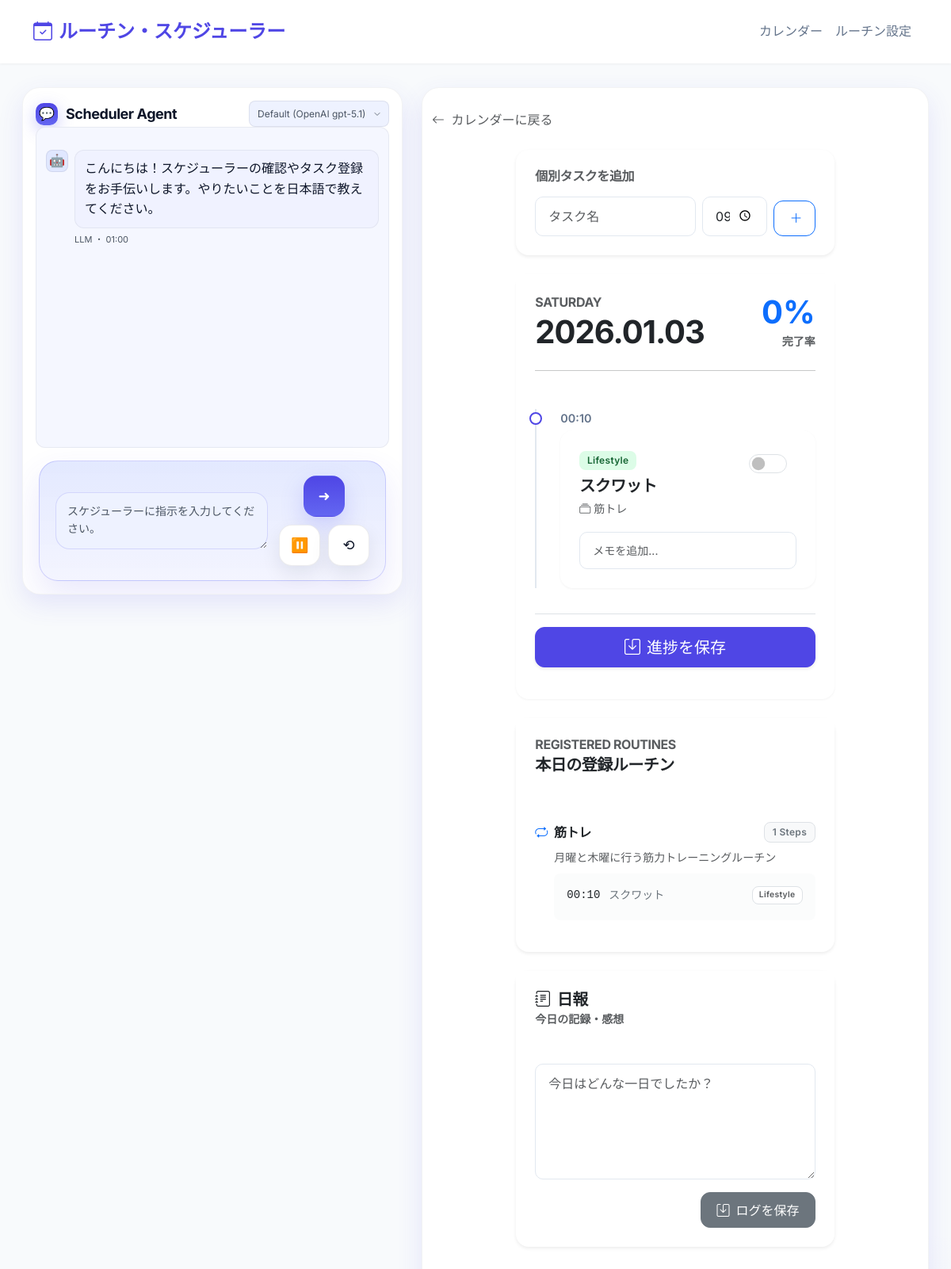
The page /day/2026-01-03 on the database its author committed.
### app.py (models this page shows)
class Step(db.Model):
    id = db.Column(db.Integer, primary_key=True)
    routine_id = db.Column(db.Integer, db.ForeignKey('routine.id'), nullable=False)
    name = db.Column(db.String(100), nullable=False)
    time = db.Column(db.String(10), default="00:00") # HH:MM
    category = db.Column(db.String(50), default="Other") # IoT, Browser, Lifestyle, Other
    memo = db.Column(db.String(200)) # New field

class Routine(db.Model):
    id = db.Column(db.Integer, primary_key=True)
    name = db.Column(db.String(100), nullable=False)
    days = db.Column(db.String(50), default="0,1,2,3,4") # 0=Mon, 6=Sun. Comma separated
    description = db.Column(db.String(200))
    steps = db.relationship('Step', backref='routine', lazy=True, cascade="all, delete-orphan")

### app.py (the view, shortened to what this page needs)
@app.route('/day/<date_str>', methods=['GET', 'POST'])
def day_view(date_str):
    try:
        date_obj = datetime.datetime.strptime(date_str, '%Y-%m-%d').date()
    except ValueError:
        return redirect(url_for('index'))
    timeline_items, completion_rate = _get_timeline_data(date_obj)
    day_log = DayLog.query.filter_by(date=date_obj).first()
    routines = get_weekday_routines(date_obj.weekday())
    return render_template('day.html', date=date_obj, timeline_items=timeline_items, day_log=day_log, completion_rate=completion_rate, routines=routines)

### app.py (called while the page is built, shortened)
@app.context_processor
def _inject_proxy_prefix():
    return {"proxy_prefix": request.environ.get("SCRIPT_NAME", "") or ""}

def get_weekday_routines(weekday_int):
    all_routines = Routine.query.all()
    matched = []
    for r in all_routines:
        if str(weekday_int) in r.days.split(','):
            matched.append(r)
    return matched

def _get_timeline_data(date_obj):
    routines = get_weekday_routines(date_obj.weekday())
    custom_tasks = CustomTask.query.filter_by(date=date_obj).all()
    timeline_items = []
    total_items = 0
    completed_items = 0
    for r in routines:
        for s in r.steps:
            log = DailyLog.query.filter_by(date=date_obj, step_id=s.id).first()
            timeline_items.append({
                'type': 'routine',
                'routine': r,
                'step': s,
                'log': log,
                'time': s.time,
                'id': s.id
            })
            total_items += 1
            if log and log.done:
                completed_items += 1
    timeline_items.sort(key=lambda x: x['time'])
    completion_rate = 0
    if total_items > 0:
        completion_rate = int((completed_items / total_items) * 100)
    return timeline_items, completion_rate

### templates/day.html
{% extends "layout.html" %}
{% block content %}
<div class="mb-4">
    <a href="{{ url_for('index') }}" class="text-decoration-none text-muted hover-primary">
        <i class="bi bi-arrow-left me-1"></i> カレンダーに戻る
    </a>
</div>
<div class="row justify-content-center">
    <div class="col-lg-8">
        <div class="card shadow-sm border-0 mb-4">
            <div class="card-body">
                <h6 class="text-muted mb-3">個別タスクを追加</h6>
                <form method="POST" class="row g-2 align-items-end">
                    <div class="col-7">
                        <input type="text" class="form-control" name="custom_name" placeholder="タスク名" required>
                    </div>
                    <div class="col-3">
                        <input type="time" class="form-control" name="custom_time" value="09:00">
                    </div>
                    <div class="col-2">
                        <button type="submit" name="add_custom_task" class="btn btn-outline-primary w-100">
                            <i class="bi bi-plus-lg"></i>
                        </button>
                    </div>
                </form>
            </div>
        </div>
        {% include 'timeline_partial.html' %}
        <div class="card shadow-sm border-0 mb-4">
            <div class="card-header bg-white border-0 pt-4 px-4">
                 <h6 class="text-uppercase text-muted mb-1">Registered Routines</h6>
                 <h5 class="fw-bold mb-0">本日の登録ルーチン</h5>
            </div>
            <div class="card-body px-4">
                {% if routines and routines|length > 0 %}
                    <div class="list-group list-group-flush">
                    {% for routine in routines %}
                        <div class="list-group-item px-0 py-3 border-light">
                            <div class="d-flex justify-content-between align-items-center mb-2">
                                <h6 class="mb-0 fw-bold text-dark"><i class="bi bi-repeat me-2 text-primary"></i>{{ routine.name }}</h6>
                                <span class="badge bg-light text-secondary border">{{ routine.steps|length }} Steps</span>
                            </div>
                            {% if routine.description %}
                                <p class="small text-muted mb-2 ps-4">{{ routine.description }}</p>
                            {% endif %}
                            <div class="bg-light bg-opacity-50 rounded-3 p-3 mt-2 ms-4">
                                {% if routine.steps|length == 0 %}
                                    <span class="small text-muted">ステップなし</span>
                                {% else %}
                                    {% for step in routine.steps|sort(attribute='time') %}
                                        <div class="d-flex small text-secondary mb-1 align-items-center">
                                            <span class="fw-medium text-dark me-2 font-monospace" style="min-width: 45px;">{{ step.time }}</span>
                                            <span class="me-auto">{{ step.name }}</span>
                                            <span class="badge bg-white text-muted border ms-2" style="font-size: 0.65rem;">{{ step.category }}</span>
                                        </div>
                                    {% endfor %}
                                {% endif %}
                            </div>
                        </div>
                    {% endfor %}
                    </div>
                {% else %}
                    <div class="text-center py-4">
                        <p class="text-muted mb-0">本日の登録ルーチンはありません。</p>
                    </div>
                {% endif %}
            </div>
        </div>
        <div id="daily-log-wrapper">
            {% include 'log_partial.html' %}
        </div>
    </div>
</div>
{% endblock %}

### templates/timeline_partial.html (shortened to what this page needs)
<div id="schedule-container" class="card shadow-md border-0 mb-4">
    <div class="card-header bg-white border-0 pt-4 pb-2 px-4">
        <div class="d-flex justify-content-between align-items-end">
            <div>
                <h6 class="text-uppercase text-muted mb-1">{{ date.strftime('%A') }}</h6>
                <h2 class="mb-0 display-6 fw-bold">{{ date.strftime('%Y.%m.%d') }}</h2>
            </div>
            <div class="text-end">
                 {% if timeline_items|length > 0 %}
                    <div class="display-6 fw-bold text-primary">{{ completion_rate }}%</div>
                    <small class="text-muted">完了率</small>
                {% endif %}
            </div>
        </div>
    </div>
    <div class="card-body px-4 pt-2">
        <hr class="mb-5 mt-2 opacity-10">
        {% if timeline_items|length == 0 %}
            <div class="text-center py-5">
                <div class="mb-3 text-muted display-1"><i class="bi bi-calendar-check"></i></div>
                <h4 class="text-muted">タスクがありません。</h4>
                <p class="text-muted">上のフォームからタスクを追加してください。</p>
            </div>
        {% else %}
            <form method="POST">
                <div class="timeline">
                    {% for item in timeline_items %}
                    {% set done_name = "done_" ~ item.id if item.type == 'routine' else "custom_done_" ~ item.id %}
                    {% set memo_name = "memo_" ~ item.id if item.type == 'routine' else "custom_memo_" ~ item.id %}
                    {% set is_done = item.log.done if item.log else false %}
                    {% set memo_val = item.log.memo if item.log and item.log.memo else '' %}
                    {% set item_dom_id = "item_" ~ item.type ~ "_" ~ item.id %}
                    <div class="timeline-item" id="{{ item_dom_id }}">
                        <div class="timeline-dot" style="{% if item.type == 'custom' %}border-color: var(--secondary-color);{% endif %}"></div>
                        <div class="timeline-time">{{ item.time }}</div>
                        <div class="card {% if is_done %}bg-light border-success{% endif %}">
                            <div class="card-body">
                                <div class="d-flex justify-content-between align-items-start mb-2">
                                    <div>
                                        {% if item.type == 'routine' %}
                                            <span class="badge badge-{{ item.step.category|lower }} mb-2">{{ item.step.category }}</span>
                                            <h5 class="card-title mb-1">{{ item.step.name }}</h5>
                                            <small class="text-muted"><i class="bi bi-collection me-1"></i>{{ item.routine.name }}</small>
                                        {% endif %}
                                    </div>
                                    <div class="form-check form-switch">
                                        <input class="form-check-input fs-4" type="checkbox"
                                               name="{{ done_name }}"
                                               id="{{ done_name }}"
                                               role="switch"
                                               {% if is_done %}checked{% endif %}>
                                    </div>
                                </div>
                                <div class="mt-3">
                                    <input type="text" class="form-control form-control-sm bg-white"
                                           name="{{ memo_name }}"
                                           placeholder="メモを追加..."
                                           value="{{ memo_val }}">
                                </div>
                            </div>
                        </div>
                    </div>
                    {% endfor %}
                </div>
                <div class="sticky-bottom bg-white py-3 border-top mt-4" style="bottom: 0; z-index: 10;">
                     <button type="submit" class="btn btn-primary w-100 btn-lg shadow-sm">
                        <i class="bi bi-save me-2"></i>進捗を保存
                    </button>
                </div>
            </form>
        {% endif %}
    </div>
</div>

### static/style.css (style rules this page uses)
:root { --primary-color: #4f46e5; --primary-hover: #4338ca; --secondary-color: #64748b; --bg-color: #f8fafc; --card-bg: #ffffff; --text-main: #1e293b; --text-muted: #94a3b8; --border-radius: 16px; --shadow-sm: 0 1px 3px rgba(0,0,0,0.05); --shadow-md: 0 4px 6px -1px rgba(0,0,0,0.1), 0 2px 4px -1px rgba(0,0,0,0.06); --font-main: "Söhne", "Inter", "Noto Sans JP", ui-sans-serif, system-ui, -apple-system, "Segoe UI", Roboto, Ubuntu, Cantarell, "Noto Sans", sans-serif, "Helvetica Neue", Arial, "Apple Color Emoji", "Segoe UI Emoji", "Segoe UI Symbol", "Noto Color Emoji"; }
body { font-family: var(--font-main); background-color: var(--bg-color); color: var(--text-main); line-height: 1.6; }
h1, h2, h3, h4, h5, h6 { font-weight: 700; letter-spacing: -0.025em; }
.card { background-color: var(--card-bg); border: none; border-radius: var(--border-radius); box-shadow: var(--shadow-sm); transition: transform 0.2s, box-shadow 0.2s; }
.card-header { background-color: transparent; border-bottom: 1px solid #f1f5f9; padding: 1.25rem 1.5rem; font-weight: 600; }
.card-body { padding: 1.5rem; }
.btn { border-radius: 12px; padding: 0.6rem 1.2rem; font-weight: 500; transition: all 0.2s; }
.btn-primary { background-color: var(--primary-color); border-color: var(--primary-color); }
.timeline { position: relative; padding-left: 2rem; }
.timeline::before { content: ''; position: absolute; left: 0; top: 0; bottom: 0; width: 2px; background: #e2e8f0; }
.timeline-item { position: relative; margin-bottom: 2rem; }
.timeline-dot { position: absolute; left: -2.45rem; top: 0.25rem; width: 1rem; height: 1rem; background: var(--card-bg); border: 2px solid var(--primary-color); border-radius: 50%; z-index: 1; }
.timeline-time { font-size: 0.9rem; color: var(--secondary-color); font-weight: 600; margin-bottom: 0.25rem; }
.form-control, .form-select { border-radius: 10px; border: 1px solid #e2e8f0; padding: 0.75rem 1rem; }
.badge { padding: 0.5em 0.8em; font-weight: 600; border-radius: 8px; letter-spacing: 0.025em; }
.badge-lifestyle { background-color: #dcfce7; color: #166534; }
:root { --chat-bg: #f5f7ff; --chat-panel: #ffffff; --chat-card: #f0f2ff; --chat-muted: #6b7280; --chat-text: #0f172a; --chat-text-dim: #4b5563; --chat-accent: var(--primary-color); --chat-accent-2: #6366f1; --chat-danger: #ef4444; --chat-shadow: 0 12px 32px rgba(79, 70, 229, 0.12); --chat-radius: 16px; --chat-radius-lg: 22px; --chat-ring: 0 0 0 2px rgba(79,70,229,.2); --chat-control-size: 52px; }
body { background: radial-gradient(900px 700px at 10% -20%, rgba(99,102,241,.06), transparent 60%), radial-gradient(1200px 800px at 90% 120%, rgba(79,70,229,.08), transparent 60%), var(--bg-color); }

### rows shown on the page
Step: time "00:10", step.category "Lifestyle", step.name "スクワット", routine.name "筋トレ", name "スクワット", category "Lifestyle"
Routine: name "筋トレ", steps|length "1", description "月曜と木曜に行う筋力トレーニングルーチン"

### other values the page prints
{{ date.strftime('%A') }} "SATURDAY"
{{ date.strftime('%Y.%m.%d') }} "2026.01.03"
{{ completion_rate }} "0"
